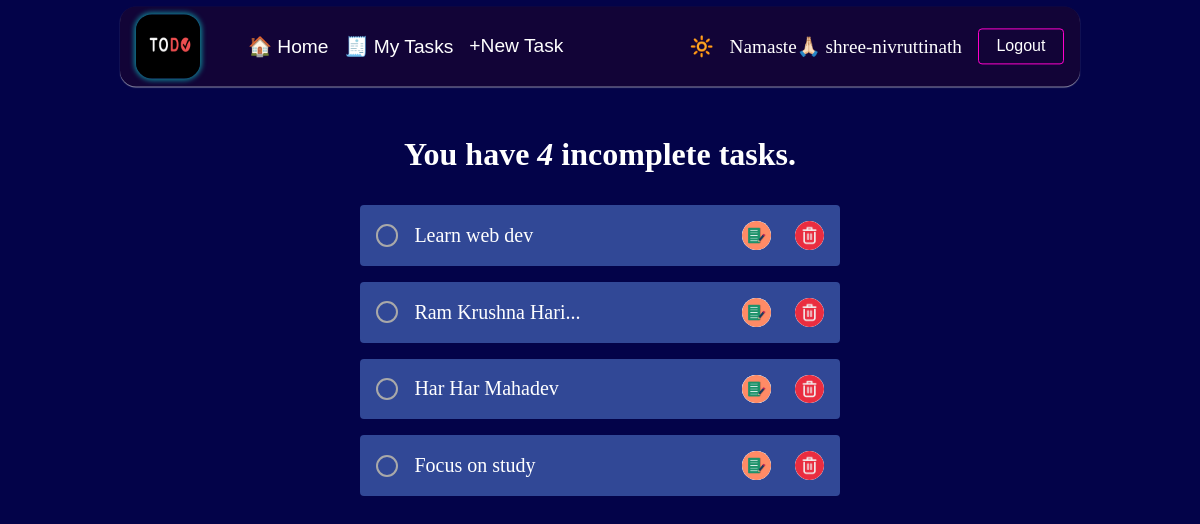
The page /tasks/ (signed in) on the database its author committed.
### base/models.py (models this page shows, shortened)
class Task(models.Model):
  user = models.ForeignKey(User, on_delete=models.CASCADE, null=True, blank=True)
  title = models.CharField(max_length=200, null=True, blank=True)
  description = models.TextField(null=True, blank=True)
  complete = models.BooleanField(default=False)
  created = models.DateTimeField(auto_now_add=True)
  class Meta:
    ordering = ['complete', 'created']

### base/views.py (the view)
# urls.py: path('tasks/', TaskList.as_view(), name='tasks'),
class TaskList(LoginRequiredMixin, ListView):
  model = Task
  context_object_name = 'tasks'
  def get_context_data(self, **kwargs):
    context = super().get_context_data(**kwargs)
    context['tasks'] = context['tasks'].filter(user=self.request.user)
    context['count'] = context['tasks'].filter(complete=False)
    search_input = self.request.GET.get('search-area') or ''
    if search_input:
      context['tasks'] = context['tasks'].filter(title__icontains=search_input)
    context['search_input'] = search_input
    return context

### base/templates/base/task_list.html
{% extends "base/base.html" %}
{% load static %}
{% block main %}
  <h1>You have <em>{{count.count}}</em> incomplete task{{count|pluralize:"s"}}.</h1>
  <div class="task_list-container">
    {% for task in tasks %}
      <div class="task-wrapper">
        {% if task.complete %}
          <div id="task-complete-title" class="task-title">
            <div class="task-complte-icon">✔</div>
            <i><s><a class="task-complete-title" href="{% url 'task_update' task.id %}">{{task.title}}</a></s></i>
          </div>
        {% else %}
          <div  class="task-title">
            <div class="task-incomplte-icon"></div>
            <a href="{% url 'task_update' task.id %}">{{task.title|truncatewords:50}}</a>
          </div>
        {% endif %}
        <div class="task-action-btns">
          <a href="{% url 'task_update' task.id %}" class="task-action-link task-edit-btn"><img src="{% static 'base/images/Edit-icon.jpg' %}" alt=""></a>
          <a href="{% url 'task_delete' task.id %}" class="task-action-link delete-btn"><img src="{% static 'base/images/delete.png' %}" alt=""></a>
        </div>
      </div>
      {% empty %}
      <p>You have no pending tasks! <a class="option-link" href="{% url 'task_create' %}">add your first task!</a></p>
    {% endfor %}
  </div>
{% endblock main %}

### base/templates/base/header.html (shortened to what this page needs)
{% load static %}
<header class="todo-header">
  <div class="left-section">
    <img src="{% static "base/images/todo-logo1.png" %}" id="todo-logo">
    <nav>
      <a href="">🏠 Home</a>
      {% if request.user.is_authenticated %}
        <a href="{% url 'tasks' %}">🧾 My Tasks</a>
        <a href="{% url 'task_create' %}"><span class="new-task-logo">+</span>New Task</a>
      {% endif %}
    </nav>
  </div>
  <div class="right-section">
    {% if request.user.is_authenticated %}
      <span class="theme-icon">
        {% if theme %}
          🌙
        {% else %}
          🔆
        {% endif %}
      </span>
      <span class="username">Namaste🙏🏻 {{request.user}} </span>
      <form action="{% url 'logout' %}" method="POST">
        <input class="logout-btn login-link-btn" type="submit" value="Logout">
      </form>
    {% else %}
      <nav>
        <a class="login-link-btn" href="{% url 'login' %}">Login</a>
        <a class="signup-link-btn" href="{% url 'signup' %}">Signup</a>
      </nav>
    {% endif %}
  </div>
</header>

### base/static/base/css/index.css (style rules this page uses)
* { box-sizing: border-box; margin: 0; padding: 0; border: none; outline: none; background-color: transparent; }
body { min-height: 100vh; width: 100vw; max-width: 70rem; margin: 0 auto; overflow: hidden; overflow-y: scroll; background-color: #030349; color: #fff; }
a { text-decoration: none; color: #fff; }
.todo-header { overflow: hidden; background-color: #120437; box-shadow: 0 1px 1px #dddddda5; position: sticky; top: 0.4rem; height: 5rem; width: 100%; max-width: 60rem; display: flex; justify-content: space-between; align-items: center; margin: 0 auto; padding: 0.5rem 1rem; border-radius: 1rem; font-size: 1.2rem; z-index: 100; }
.left-section, .right-section { display: flex; align-items: center; column-gap: 1rem; }
#todo-logo { border-radius: 1rem; height:4rem; width: 4rem; margin-right: 2rem; box-shadow: 0 0 5px 2px #109aa1d4; }
.todo-header nav { display: flex; align-items: center; column-gap: 1rem; font-family: Arial, Helvetica, sans-serif; }
.login-link-btn, .signup-link-btn { padding: 0.5rem 1.1rem; border-radius: 0.25rem; font-size: 1rem; color: #fff; }
.login-link-btn { border: 1px solid #ff00cc; }
.task_list-container { display: flex; flex-direction: column; align-items: center; row-gap: 1rem; width: 100%; max-width: 40rem; padding: 2rem 2rem; }
.task_list-container .task-wrapper { background-color: #6494ed79; padding: 1rem; max-width: 30rem; width: 100%; border-radius: 0.25rem; font-size: 1.25rem; display: flex; align-items: center; justify-content: space-between; }
.task-title { display: flex; column-gap: 1rem; align-items: center; }
.task-complte-icon, .task-incomplte-icon { border: 2px solid #a9a9a9; border-radius: 1rem; width: 1.4rem; height: 1.4rem; text-align: center; vertical-align: middle; }
.task-action-btns { display: flex; align-items: center; column-gap: 1.5rem; }
.task-action-link img { width: 100%; height: 100%; object-fit: cover; }
.task-action-link.delete-btn, .task-edit-btn { border-radius: 2rem; overflow: hidden; background-color: #f1f1f1; width: 1.8rem; height: 1.8rem; }

### rows shown on the page
Task: title "Learn web dev"
Task: title "Ram Krushna Hari..."
Task: title "Har Har Mahadev"
Task: title "Focus on study"

### other values the page prints
{{ request.user }} "shree-nivruttinath"
{{ count.count }} "4"
